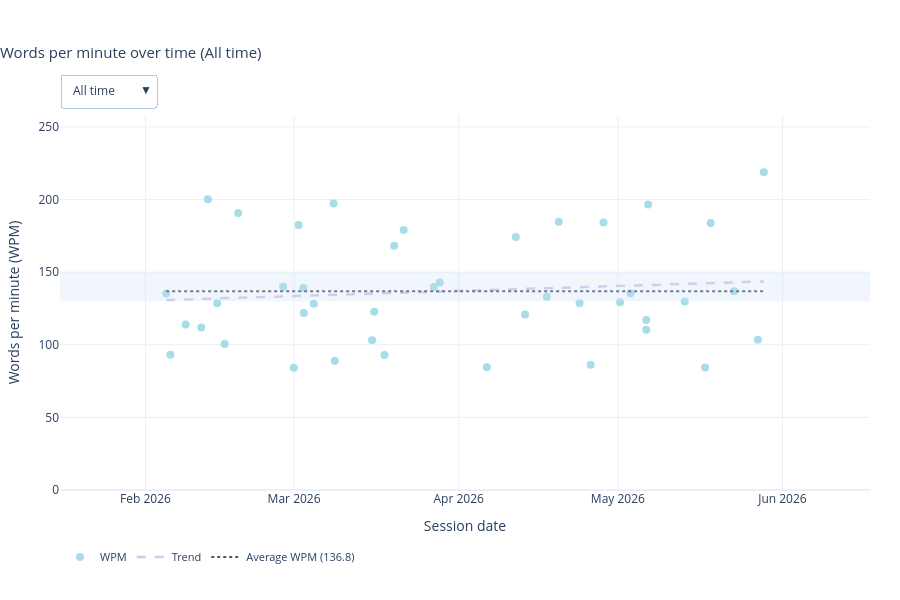

The notebook cell this image was saved under:
### Code cell
# Plot 4: Interactive WPM over time with time frame selector.
import plotly.graph_objects as go
from dateutil.relativedelta import relativedelta
from datetime import timedelta

if not records:
    print('No recordings available to plot.')
else:
    wpm_records = [r for r in records if np.isfinite(r['wpm'])]
    if not wpm_records:
        print('No WPM values available to plot.')
    else:
        today_datetime = datetime.combine(TODAY, datetime.min.time())

        monday_this_week = today_datetime - timedelta(days=today_datetime.weekday())
        sunday_this_week = monday_this_week + timedelta(days=6)
        monday_last_week = monday_this_week - timedelta(days=7)
        sunday_last_week = monday_last_week + timedelta(days=6)

        time_frames = {
            'This week':  ('week',   monday_this_week,                         sunday_this_week),
            'Last week':  ('week',   monday_last_week,                         sunday_last_week),
            'Month':      ('month',  today_datetime.replace(day=1),            today_datetime),
            '6 months':   ('period', today_datetime - relativedelta(months=6), today_datetime),
            'Year':       ('period', today_datetime.replace(month=1, day=1),   today_datetime),
            'All time':   ('all',    None,                                      None),
        }

        XFMT = {
            'This week':  ('%a %d', 86400000),
            'Last week':  ('%a %d', 86400000),
            'Month':      ('%b %d', None),
            '6 months':   ('%b %Y', 'M1'),
            'Year':       ('%b',    'M1'),
            'All time':   ('%b %Y', 'M1'),
        }

        target_low, target_high = 130.0, 150.0

        def get_filtered_wpm(frame_type, start_date, end_date):
            if frame_type == 'all':
                return wpm_records
            return [r for r in wpm_records if start_date <= r['recording_dt'] <= end_date]

        def xaxis_range(frame_type, start_date, end_date):
            if frame_type == 'all':
                dts = [r['recording_dt'] for r in wpm_records]
                pad = timedelta(days=20)
                return [(min(dts) - pad).isoformat(), (max(dts) + pad).isoformat()]
            pad = timedelta(days=1)
            return [(start_date - pad).isoformat(), (end_date + pad).isoformat()]

        NO_DATA_ANNOTATION = dict(
        text='No recordings in this timeframe',
        xref='paper', yref='paper',
        x=0.5, y=0.5,
        showarrow=False,
        font=dict(size=17, color='#aaaaaa'),
        xanchor='center', yanchor='middle',
    )

        frame_data = {}
        for frame_name, (frame_type, start_date, end_date) in time_frames.items():
            filtered = get_filtered_wpm(frame_type, start_date, end_date)
            if not filtered:
                frame_data[frame_name] = {
                    'empty': True, 'y_max': 200.0,
                    'x_range': xaxis_range(frame_type, start_date, end_date),
                }
            else:
                dates  = [r['recording_dt'] for r in filtered]
                wpm_v  = np.array([r['wpm'] for r in filtered], dtype=float)
                labels = [r['recording_label'] for r in filtered]
                avg    = float(np.mean(wpm_v))
                if len(wpm_v) >= 2:
                    dn    = mdates.date2num(dates)
                    trend = np.polyval(np.polyfit(dn, wpm_v, 1), dn)
                else:
                    trend = wpm_v.copy()
                frame_data[frame_name] = {
                    'empty': False, 'dates': dates, 'wpm_v': wpm_v,
                    'avg': avg, 'trend': trend, 'labels': labels,
                    'y_max': max(180.0, float(np.nanmax(wpm_v)) * 1.18),
                    'x_range': xaxis_range(frame_type, start_date, end_date),
                }

        default_frame = 'All time'
        dd = frame_data[default_frame]

        fig = go.Figure()

        # Recommended range: paper-coord shape so it always spans full width
        fig.add_shape(
            type='rect',
            xref='paper', x0=0, x1=1,
            yref='y',     y0=target_low, y1=target_high,
            fillcolor='rgba(197,217,242,0.25)', line_width=0,
        )

        if not dd['empty']:
            fig.add_trace(go.Scatter(
                x=dd['dates'], y=dd['wpm_v'], name='WPM', mode='markers',
                marker=dict(size=8, color=COLORS['teal']),
                customdata=np.column_stack([dd['labels'], dd['wpm_v']]),
                hovertemplate='<b>%{customdata[0]}</b><br>Date: %{x|%b %d, %Y}<br>WPM: %{customdata[1]:.1f}<extra></extra>',
            ))
            fig.add_trace(go.Scatter(
                x=dd['dates'], y=dd['trend'], name='Trend', mode='lines',
                line=dict(color=COLORS['lavender'], width=2.5, dash='dash'),
                hovertemplate='%{x|%b %d, %Y}<br>Trend: %{y:.1f}<extra></extra>',
            ))
            fig.add_trace(go.Scatter(
                x=dd['dates'], y=np.full(len(dd['dates']), dd['avg']),
                name=f"Average WPM ({dd['avg']:.1f})", mode='lines',
                line=dict(color=COLORS['ink'], width=2, dash='dot'),
                hovertemplate='Average: %{y:.1f}<extra></extra>',
            ))
        else:
            for n in ('WPM', 'Trend', 'Average WPM'):
                fig.add_trace(go.Scatter(x=[], y=[], name=n, mode='markers'))


        timeframe_buttons = []
        for frame_name, (frame_type, start_date, end_date) in time_frames.items():
            fdata = frame_data[frame_name]
            fmt, dtick = XFMT[frame_name]
            if fdata['empty']:
                trace_update = {'x': [[], [], []], 'y': [[], [], []],
                                'name': ['WPM', 'Trend', 'Average WPM']}
            else:
                trace_update = {
                    'x': [fdata['dates'], fdata['dates'], fdata['dates']],
                    'y': [fdata['wpm_v'], fdata['trend'],
                          np.full(len(fdata['dates']), fdata['avg'])],
                    'customdata': [np.column_stack([fdata['labels'], fdata['wpm_v']]), None, None],
                    'name': ['WPM', 'Trend', f"Average WPM ({fdata['avg']:.1f})"],
                }
            layout_update = {
                'title.text':       f'Words per minute over time ({frame_name})',
                'xaxis.tickformat': fmt,
                'xaxis.range':      fdata['x_range'],
                'yaxis.range':      [0, fdata['y_max']],
            }
            if dtick is not None:
                layout_update['xaxis.dtick'] = dtick
            else:
                layout_update['xaxis.dtick'] = None
            layout_update['annotations'] = [NO_DATA_ANNOTATION] if fdata['empty'] else []
            timeframe_buttons.append({
                'label': frame_name, 'method': 'update',
                'args': [trace_update, layout_update],
            })

        default_fmt, default_dtick = XFMT[default_frame]

        fig.update_layout(
            title=dict(text=f'Words per minute over time ({default_frame})',
                       x=0.0, xanchor='left', font=dict(size=15)),
            xaxis=dict(title='Session date', tickformat=default_fmt, dtick=default_dtick,
                       range=dd['x_range'] if not dd['empty'] else [None, None]),
            yaxis=dict(title='Words per minute (WPM)',
                       range=[0, dd['y_max'] if not dd['empty'] else 200.0]),
            template='plotly_white', height=600, hovermode='closest',
            annotations=[] if not dd['empty'] else [NO_DATA_ANNOTATION],
            legend=dict(orientation='h', yanchor='top', y=-0.14, xanchor='left', x=0, font=dict(size=11)),
            margin=dict(b=110, t=115, l=60, r=30),
            updatemenus=[{
                'buttons': timeframe_buttons, 'active': 5, 'direction': 'down', 'showactive': True,
                'x': 0.0, 'xanchor': 'left', 'y': 1.0, 'yanchor': 'bottom',
                'pad': {'b': 8}, 'bgcolor': 'white', 'bordercolor': '#B7C7E5', 'borderwidth': 1,
            }],
        )
        fig.show()

### Figure 1 — Plotly figure (JSON) as saved in the notebook; plotly's stock layout.template omitted (floating-point values rounded to 4 significant figures)
{"data": [{"customdata": [["fake 1", "135.35"], ["fake 2", "93.19"], ["Recording 2 4", "113.92"], ["LongerTesting", "111.92"], ["fake 3", "200.21"], ["fake 4", "128.53"], ["fake 5", "100.49"], ["fake 6", "190.66"], ["fake 7", "140.0"], ["fake 8", "84.14"], ["fake 9", "182.45"], ["Spain", "139.05"], ["fake 10", "121.83"], ["fake 11", "128.16"], ["fake 12", "197.23"], ["Recording 2", "88.99"], ["Valencia Trip", "103.11"], ["Skii Trip So Good", "122.68"], ["Recording 133 14", "92.92"], ["singapore", "168.18"], ["Recording 2 2", "178.98"], ["fake 13", "139.71"], ["Recording 2 3", "142.86"], ["fake 14", "84.48"], ["fake 15", "174.24"], ["fake 16", "120.75"], ["fake 17", "132.99"], ["fake 18", "184.6"], ["fake 19", "128.62"], ["fake 20", "86.27"], ["fake 21", "184.16"], ["fake 22", "129.29"], ["fake 23", "135.47"], ["Final Presentation 1", "110.3"], ["Presentation 2", "117.07"], ["fake 24", "196.52"], ["fake 25", "129.83"], ["fake 26", "84.37"], ["fake 27", "183.78"], ["fake 28", "136.83"], ["fake 29", "103.35"], ["fake 30", "218.77"]], "hovertemplate": "<b>%{customdata[0]}</b><br>Date: %{x|%b %d, %Y}<br>WPM: %{customdata[1]:.1f}<extra></extra>", "marker": {"color": "#A6DDE8", "size": 8}, "mode": "markers", "name": "WPM", "type": "scatter", "x": ["2026-02-04T21:33:37", "2026-02-05T16:40:22", "2026-02-08T13:32:37", "2026-02-11T12:22:54", "2026-02-12T18:10:40", "2026-02-14T12:09:22", "2026-02-15T21:52:36", "2026-02-18T11:16:54", "2026-02-26T22:17:24", "2026-02-28T22:56:39", "2026-03-01T20:31:04", "2026-03-02T17:41:13", "2026-03-02T20:13:59", "2026-03-04T16:48:26", "2026-03-08T10:29:07", "2026-03-08T15:51:49", "2026-03-15T16:42:13", "2026-03-16T02:34:06", "2026-03-18T00:44:47", "2026-03-19T20:08:54", "2026-03-21T15:30:38", "2026-03-27T07:52:28", "2026-03-28T10:22:06", "2026-04-06T07:13:08", "2026-04-11T18:07:40", "2026-04-13T12:17:18", "2026-04-17T14:34:50", "2026-04-19T20:46:42", "2026-04-23T18:33:22", "2026-04-25T21:01:21", "2026-04-28T07:03:59", "2026-05-01T10:00:54", "2026-05-03T09:14:24", "2026-05-06T08:19:38", "2026-05-06T08:24:56", "2026-05-06T16:51:33", "2026-05-13T14:00:36", "2026-05-17T10:30:51", "2026-05-18T11:13:11", "2026-05-22T20:50:21", "2026-05-27T08:52:51", "2026-05-28T11:47:49"], "y": [135.3, 93.19, 113.9, 111.9, 200.2, 128.5, 100.5, 190.7, 140.0, 84.14, 182.4, 139.1, 121.8, 128.2, 197.2, 88.99, 103.1, 122.7, 92.92, 168.2, 179.0, 139.7, 142.9, 84.48, 174.2, 120.8, 133.0, 184.6, 128.6, 86.27, 184.2, 129.3, 135.5, 110.3, 117.1, 196.5, 129.8, 84.37, 183.8, 136.8, 103.3, 218.8]}, {"hovertemplate": "%{x|%b %d, %Y}<br>Trend: %{y:.1f}<extra></extra>", "line": {"color": "#D6C7EE", "dash": "dash", "width": 2.5}, "mode": "lines", "name": "Trend", "type": "scatter", "x": ["2026-02-04T21:33:37", "2026-02-05T16:40:22", "2026-02-08T13:32:37", "2026-02-11T12:22:54", "2026-02-12T18:10:40", "2026-02-14T12:09:22", "2026-02-15T21:52:36", "2026-02-18T11:16:54", "2026-02-26T22:17:24", "2026-02-28T22:56:39", "2026-03-01T20:31:04", "2026-03-02T17:41:13", "2026-03-02T20:13:59", "2026-03-04T16:48:26", "2026-03-08T10:29:07", "2026-03-08T15:51:49", "2026-03-15T16:42:13", "2026-03-16T02:34:06", "2026-03-18T00:44:47", "2026-03-19T20:08:54", "2026-03-21T15:30:38", "2026-03-27T07:52:28", "2026-03-28T10:22:06", "2026-04-06T07:13:08", "2026-04-11T18:07:40", "2026-04-13T12:17:18", "2026-04-17T14:34:50", "2026-04-19T20:46:42", "2026-04-23T18:33:22", "2026-04-25T21:01:21", "2026-04-28T07:03:59", "2026-05-01T10:00:54", "2026-05-03T09:14:24", "2026-05-06T08:19:38", "2026-05-06T08:24:56", "2026-05-06T16:51:33", "2026-05-13T14:00:36", "2026-05-17T10:30:51", "2026-05-18T11:13:11", "2026-05-22T20:50:21", "2026-05-27T08:52:51", "2026-05-28T11:47:49"], "y": [130.8, 130.8, 131.2, 131.5, 131.7, 131.9, 132.0, 132.3, 133.3, 133.5, 133.6, 133.7, 133.7, 133.9, 134.4, 134.4, 135.2, 135.2, 135.4, 135.7, 135.9, 136.5, 136.6, 137.6, 138.3, 138.5, 138.9, 139.2, 139.6, 139.9, 140.1, 140.5, 140.7, 141.1, 141.1, 141.1, 141.9, 142.3, 142.4, 142.9, 143.5, 143.6]}, {"hovertemplate": "Average: %{y:.1f}<extra></extra>", "line": {"color": "#4E5A67", "dash": "dot", "width": 2}, "mode": "lines", "name": "Average WPM (136.8)", "type": "scatter", "x": ["2026-02-04T21:33:37", "2026-02-05T16:40:22", "2026-02-08T13:32:37", "2026-02-11T12:22:54", "2026-02-12T18:10:40", "2026-02-14T12:09:22", "2026-02-15T21:52:36", "2026-02-18T11:16:54", "2026-02-26T22:17:24", "2026-02-28T22:56:39", "2026-03-01T20:31:04", "2026-03-02T17:41:13", "2026-03-02T20:13:59", "2026-03-04T16:48:26", "2026-03-08T10:29:07", "2026-03-08T15:51:49", "2026-03-15T16:42:13", "2026-03-16T02:34:06", "2026-03-18T00:44:47", "2026-03-19T20:08:54", "2026-03-21T15:30:38", "2026-03-27T07:52:28", "2026-03-28T10:22:06", "2026-04-06T07:13:08", "2026-04-11T18:07:40", "2026-04-13T12:17:18", "2026-04-17T14:34:50", "2026-04-19T20:46:42", "2026-04-23T18:33:22", "2026-04-25T21:01:21", "2026-04-28T07:03:59", "2026-05-01T10:00:54", "2026-05-03T09:14:24", "2026-05-06T08:19:38", "2026-05-06T08:24:56", "2026-05-06T16:51:33", "2026-05-13T14:00:36", "2026-05-17T10:30:51", "2026-05-18T11:13:11", "2026-05-22T20:50:21", "2026-05-27T08:52:51", "2026-05-28T11:47:49"], "y": [136.8, 136.8, 136.8, 136.8, 136.8, 136.8, 136.8, 136.8, 136.8, 136.8, 136.8, 136.8, 136.8, 136.8, 136.8, 136.8, 136.8, 136.8, 136.8, 136.8, 136.8, 136.8, 136.8, 136.8, 136.8, 136.8, 136.8, 136.8, 136.8, 136.8, 136.8, 136.8, 136.8, 136.8, 136.8, 136.8, 136.8, 136.8, 136.8, 136.8, 136.8, 136.8]}], "layout": {"height": 600, "hovermode": "closest", "legend": {"font": {"size": 11}, "orientation": "h", "x": 0, "xanchor": "left", "y": -0.14, "yanchor": "top"}, "margin": {"b": 110, "l": 60, "r": 30, "t": 115}, "shapes": [{"fillcolor": "rgba(197,217,242,0.25)", "line": {"width": 0}, "type": "rect", "x0": 0, "x1": 1, "xref": "paper", "y0": 130, "y1": 150, "yref": "y"}], "title": {"font": {"size": 15}, "text": "Words per minute over time (All time)", "x": 0, "xanchor": "left"}, "updatemenus": [{"active": 5, "bgcolor": "white", "bordercolor": "#B7C7E5", "borderwidth": 1, "buttons": [{"args": [{"customdata": [[["Final Presentation 1", "110.3"], ["Presentation 2", "117.07"], ["fake 24", "196.52"]], null, null], "name": ["WPM", "Trend", "Average WPM (141.3)"], "x": [["2026-05-06T08:19:38", "2026-05-06T08:24:56", "2026-05-06T16:51:33"], ["2026-05-06T08:19:38", "2026-05-06T08:24:56", "2026-05-06T16:51:33"], ["2026-05-06T08:19:38", "2026-05-06T08:24:56", "2026-05-06T16:51:33"]], "y": [[110.3, 117.1, 196.5], [113.2, 114.1, 196.6], [141.3, 141.3, 141.3]]}, {"annotations": [], "title.text": "Words per minute over time (This week)", "xaxis.dtick": 86400000, "xaxis.range": ["2026-05-03T00:00:00", "2026-05-11T00:00:00"], "xaxis.tickformat": "%a %d", "yaxis.range": [0, 231.9]}], "label": "This week", "method": "update"}, {"args": [{"customdata": [[["fake 21", "184.16"], ["fake 22", "129.29"]], null, null], "name": ["WPM", "Trend", "Average WPM (156.7)"], "x": [["2026-04-28T07:03:59", "2026-05-01T10:00:54"], ["2026-04-28T07:03:59", "2026-05-01T10:00:54"], ["2026-04-28T07:03:59", "2026-05-01T10:00:54"]], "y": [[184.2, 129.3], [184.2, 129.3], [156.7, 156.7]]}, {"annotations": [], "title.text": "Words per minute over time (Last week)", "xaxis.dtick": 86400000, "xaxis.range": ["2026-04-26T00:00:00", "2026-05-04T00:00:00"], "xaxis.tickformat": "%a %d", "yaxis.range": [0, 217.3]}], "label": "Last week", "method": "update"}, {"args": [{"customdata": [[["fake 22", "129.29"], ["fake 23", "135.47"]], null, null], "name": ["WPM", "Trend", "Average WPM (132.4)"], "x": [["2026-05-01T10:00:54", "2026-05-03T09:14:24"], ["2026-05-01T10:00:54", "2026-05-03T09:14:24"], ["2026-05-01T10:00:54", "2026-05-03T09:14:24"]], "y": [[129.3, 135.5], [129.3, 135.5], [132.4, 132.4]]}, {"annotations": [], "title.text": "Words per minute over time (Month)", "xaxis.dtick": null, "xaxis.range": ["2026-04-30T00:00:00", "2026-05-07T00:00:00"], "xaxis.tickformat": "%b %d", "yaxis.range": [0, 180]}], "label": "Month", "method": "update"}, {"args": [{"customdata": [[["fake 1", "135.35"], ["fake 2", "93.19"], ["Recording 2 4", "113.92"], ["LongerTesting", "111.92"], ["fake 3", "200.21"], ["fake 4", "128.53"], ["fake 5", "100.49"], ["fake 6", "190.66"], ["fake 7", "140.0"], ["fake 8", "84.14"], ["fake 9", "182.45"], ["Spain", "139.05"], ["fake 10", "121.83"], ["fake 11", "128.16"], ["fake 12", "197.23"], ["Recording 2", "88.99"], ["Valencia Trip", "103.11"], ["Skii Trip So Good", "122.68"], ["Recording 133 14", "92.92"], ["singapore", "168.18"], ["Recording 2 2", "178.98"], ["fake 13", "139.71"], ["Recording 2 3", "142.86"], ["fake 14", "84.48"], ["fake 15", "174.24"], ["fake 16", "120.75"], ["fake 17", "132.99"], ["fake 18", "184.6"], ["fake 19", "128.62"], ["fake 20", "86.27"], ["fake 21", "184.16"], ["fake 22", "129.29"], ["fake 23", "135.47"]], null, null], "name": ["WPM", "Trend", "Average WPM (135.3)"], "x": [["2026-02-04T21:33:37", "2026-02-05T16:40:22", "2026-02-08T13:32:37", "2026-02-11T12:22:54", "2026-02-12T18:10:40", "2026-02-14T12:09:22", "2026-02-15T21:52:36", "2026-02-18T11:16:54", "2026-02-26T22:17:24", "2026-02-28T22:56:39", "2026-03-01T20:31:04", "2026-03-02T17:41:13", "2026-03-02T20:13:59", "2026-03-04T16:48:26", "2026-03-08T10:29:07", "2026-03-08T15:51:49", "2026-03-15T16:42:13", "2026-03-16T02:34:06", "2026-03-18T00:44:47", "2026-03-19T20:08:54", "2026-03-21T15:30:38", "2026-03-27T07:52:28", "2026-03-28T10:22:06", "2026-04-06T07:13:08", "2026-04-11T18:07:40", "2026-04-13T12:17:18", "2026-04-17T14:34:50", "2026-04-19T20:46:42", "2026-04-23T18:33:22", "2026-04-25T21:01:21", "2026-04-28T07:03:59", "2026-05-01T10:00:54", "2026-05-03T09:14:24"], ["2026-02-04T21:33:37", "2026-02-05T16:40:22", "2026-02-08T13:32:37", "2026-02-11T12:22:54", "2026-02-12T18:10:40", "2026-02-14T12:09:22", "2026-02-15T21:52:36", "2026-02-18T11:16:54", "2026-02-26T22:17:24", "2026-02-28T22:56:39", "2026-03-01T20:31:04", "2026-03-02T17:41:13", "2026-03-02T20:13:59", "2026-03-04T16:48:26", "2026-03-08T10:29:07", "2026-03-08T15:51:49", "2026-03-15T16:42:13", "2026-03-16T02:34:06", "2026-03-18T00:44:47", "2026-03-19T20:08:54", "2026-03-21T15:30:38", "2026-03-27T07:52:28", "2026-03-28T10:22:06", "2026-04-06T07:13:08", "2026-04-11T18:07:40", "2026-04-13T12:17:18", "2026-04-17T14:34:50", "2026-04-19T20:46:42", "2026-04-23T18:33:22", "2026-04-25T21:01:21", "2026-04-28T07:03:59", "2026-05-01T10:00:54", "2026-05-03T09:14:24"], ["2026-02-04T21:33:37", "2026-02-05T16:40:22", "2026-02-08T13:32:37", "2026-02-11T12:22:54", "2026-02-12T18:10:40", "2026-02-14T12:09:22", "2026-02-15T21:52:36", "2026-02-18T11:16:54", "2026-02-26T22:17:24", "2026-02-28T22:56:39", "2026-03-01T20:31:04", "2026-03-02T17:41:13", "2026-03-02T20:13:59", "2026-03-04T16:48:26", "2026-03-08T10:29:07", "2026-03-08T15:51:49", "2026-03-15T16:42:13", "2026-03-16T02:34:06", "2026-03-18T00:44:47", "2026-03-19T20:08:54", "2026-03-21T15:30:38", "2026-03-27T07:52:28", "2026-03-28T10:22:06", "2026-04-06T07:13:08", "2026-04-11T18:07:40", "2026-04-13T12:17:18", "2026-04-17T14:34:50", "2026-04-19T20:46:42", "2026-04-23T18:33:22", "2026-04-25T21:01:21", "2026-04-28T07:03:59", "2026-05-01T10:00:54", "2026-05-03T09:14:24"]], "y": [[135.3, 93.19, 113.9, 111.9, 200.2, 128.5, 100.5, 190.7, 140, 84.14, 182.4, 139.1, 121.8, 128.2, 197.2, 88.99, 103.1, 122.7, 92.92, 168.2, 179.0, 139.7, 142.9, 84.48, 174.2, 120.8, 133.0, 184.6, 128.6, 86.27, 184.2, 129.3, 135.5], [131.7, 131.7, 132.0, 132.3, 132.4, 132.5, 132.7, 132.9, 133.7, 133.8, 133.9, 134.0, 134.0, 134.2, 134.5, 134.5, 135.2, 135.2, 135.4, 135.6, 135.7, 136.2, 136.3, 137.1, 137.6, 137.8, 138.2, 138.4, 138.7, 138.9, 139.1, 139.4, 139.6], [135.3, 135.3, 135.3, 135.3, 135.3, 135.3, 135.3, 135.3, 135.3, 135.3, 135.3, 135.3, 135.3, 135.3, 135.3, 135.3, 135.3, 135.3, 135.3, 135.3, 135.3, 135.3, 135.3, 135.3, 135.3, 135.3, 135.3, 135.3, 135.3, 135.3, 135.3, 135.3, 135.3]]}, {"annotations": [], "title.text": "Words per minute over time (6 months)", "xaxis.dtick": "M1", "xaxis.range": ["2025-11-05T00:00:00", "2026-05-07T00:00:00"], "xaxis.tickformat": "%b %Y", "yaxis.range": [0, 236.2]}], "label": "6 months", "method": "update"}, {"args": [{"customdata": [[["fake 1", "135.35"], ["fake 2", "93.19"], ["Recording 2 4", "113.92"], ["LongerTesting", "111.92"], ["fake 3", "200.21"], ["fake 4", "128.53"], ["fake 5", "100.49"], ["fake 6", "190.66"], ["fake 7", "140.0"], ["fake 8", "84.14"], ["fake 9", "182.45"], ["Spain", "139.05"], ["fake 10", "121.83"], ["fake 11", "128.16"], ["fake 12", "197.23"], ["Recording 2", "88.99"], ["Valencia Trip", "103.11"], ["Skii Trip So Good", "122.68"], ["Recording 133 14", "92.92"], ["singapore", "168.18"], ["Recording 2 2", "178.98"], ["fake 13", "139.71"], ["Recording 2 3", "142.86"], ["fake 14", "84.48"], ["fake 15", "174.24"], ["fake 16", "120.75"], ["fake 17", "132.99"], ["fake 18", "184.6"], ["fake 19", "128.62"], ["fake 20", "86.27"], ["fake 21", "184.16"], ["fake 22", "129.29"], ["fake 23", "135.47"]], null, null], "name": ["WPM", "Trend", "Average WPM (135.3)"], "x": [["2026-02-04T21:33:37", "2026-02-05T16:40:22", "2026-02-08T13:32:37", "2026-02-11T12:22:54", "2026-02-12T18:10:40", "2026-02-14T12:09:22", "2026-02-15T21:52:36", "2026-02-18T11:16:54", "2026-02-26T22:17:24", "2026-02-28T22:56:39", "2026-03-01T20:31:04", "2026-03-02T17:41:13", "2026-03-02T20:13:59", "2026-03-04T16:48:26", "2026-03-08T10:29:07", "2026-03-08T15:51:49", "2026-03-15T16:42:13", "2026-03-16T02:34:06", "2026-03-18T00:44:47", "2026-03-19T20:08:54", "2026-03-21T15:30:38", "2026-03-27T07:52:28", "2026-03-28T10:22:06", "2026-04-06T07:13:08", "2026-04-11T18:07:40", "2026-04-13T12:17:18", "2026-04-17T14:34:50", "2026-04-19T20:46:42", "2026-04-23T18:33:22", "2026-04-25T21:01:21", "2026-04-28T07:03:59", "2026-05-01T10:00:54", "2026-05-03T09:14:24"], ["2026-02-04T21:33:37", "2026-02-05T16:40:22", "2026-02-08T13:32:37", "2026-02-11T12:22:54", "2026-02-12T18:10:40", "2026-02-14T12:09:22", "2026-02-15T21:52:36", "2026-02-18T11:16:54", "2026-02-26T22:17:24", "2026-02-28T22:56:39", "2026-03-01T20:31:04", "2026-03-02T17:41:13", "2026-03-02T20:13:59", "2026-03-04T16:48:26", "2026-03-08T10:29:07", "2026-03-08T15:51:49", "2026-03-15T16:42:13", "2026-03-16T02:34:06", "2026-03-18T00:44:47", "2026-03-19T20:08:54", "2026-03-21T15:30:38", "2026-03-27T07:52:28", "2026-03-28T10:22:06", "2026-04-06T07:13:08", "2026-04-11T18:07:40", "2026-04-13T12:17:18", "2026-04-17T14:34:50", "2026-04-19T20:46:42", "2026-04-23T18:33:22", "2026-04-25T21:01:21", "2026-04-28T07:03:59", "2026-05-01T10:00:54", "2026-05-03T09:14:24"], ["2026-02-04T21:33:37", "2026-02-05T16:40:22", "2026-02-08T13:32:37", "2026-02-11T12:22:54", "2026-02-12T18:10:40", "2026-02-14T12:09:22", "2026-02-15T21:52:36", "2026-02-18T11:16:54", "2026-02-26T22:17:24", "2026-02-28T22:56:39", "2026-03-01T20:31:04", "2026-03-02T17:41:13", "2026-03-02T20:13:59", "2026-03-04T16:48:26", "2026-03-08T10:29:07", "2026-03-08T15:51:49", "2026-03-15T16:42:13", "2026-03-16T02:34:06", "2026-03-18T00:44:47", "2026-03-19T20:08:54", "2026-03-21T15:30:38", "2026-03-27T07:52:28", "2026-03-28T10:22:06", "2026-04-06T07:13:08", "2026-04-11T18:07:40", "2026-04-13T12:17:18", "2026-04-17T14:34:50", "2026-04-19T20:46:42", "2026-04-23T18:33:22", "2026-04-25T21:01:21", "2026-04-28T07:03:59", "2026-05-01T10:00:54", "2026-05-03T09:14:24"]], "y": [[135.3, 93.19, 113.9, 111.9, 200.2, 128.5, 100.5, 190.7, 140, 84.14, 182.4, 139.1, 121.8, 128.2, 197.2, 88.99, 103.1, 122.7, 92.92, 168.2, 179.0, 139.7, 142.9, 84.48, 174.2, 120.8, 133.0, 184.6, 128.6, 86.27, 184.2, 129.3, 135.5], [131.7, 131.7, 132.0, 132.3, 132.4, 132.5, 132.7, 132.9, 133.7, 133.8, 133.9, 134.0, 134.0, 134.2, 134.5, 134.5, 135.2, 135.2, 135.4, 135.6, 135.7, 136.2, 136.3, 137.1, 137.6, 137.8, 138.2, 138.4, 138.7, 138.9, 139.1, 139.4, 139.6], [135.3, 135.3, 135.3, 135.3, 135.3, 135.3, 135.3, 135.3, 135.3, 135.3, 135.3, 135.3, 135.3, 135.3, 135.3, 135.3, 135.3, 135.3, 135.3, 135.3, 135.3, 135.3, 135.3, 135.3, 135.3, 135.3, 135.3, 135.3, 135.3, 135.3, 135.3, 135.3, 135.3]]}, {"annotations": [], "title.text": "Words per minute over time (Year)", "xaxis.dtick": "M1", "xaxis.range": ["2025-12-31T00:00:00", "2026-05-07T00:00:00"], "xaxis.tickformat": "%b", "yaxis.range": [0, 236.2]}], "label": "Year", "method": "update"}, {"args": [{"customdata": [[["fake 1", "135.35"], ["fake 2", "93.19"], ["Recording 2 4", "113.92"], ["LongerTesting", "111.92"], ["fake 3", "200.21"], ["fake 4", "128.53"], ["fake 5", "100.49"], ["fake 6", "190.66"], ["fake 7", "140.0"], ["fake 8", "84.14"], ["fake 9", "182.45"], ["Spain", "139.05"], ["fake 10", "121.83"], ["fake 11", "128.16"], ["fake 12", "197.23"], ["Recording 2", "88.99"], ["Valencia Trip", "103.11"], ["Skii Trip So Good", "122.68"], ["Recording 133 14", "92.92"], ["singapore", "168.18"], ["Recording 2 2", "178.98"], ["fake 13", "139.71"], ["Recording 2 3", "142.86"], ["fake 14", "84.48"], ["fake 15", "174.24"], ["fake 16", "120.75"], ["fake 17", "132.99"], ["fake 18", "184.6"], ["fake 19", "128.62"], ["fake 20", "86.27"], ["fake 21", "184.16"], ["fake 22", "129.29"], ["fake 23", "135.47"], ["Final Presentation 1", "110.3"], ["Presentation 2", "117.07"], ["fake 24", "196.52"], ["fake 25", "129.83"], ["fake 26", "84.37"], ["fake 27", "183.78"], ["fake 28", "136.83"], ["fake 29", "103.35"], ["fake 30", "218.77"]], null, null], "name": ["WPM", "Trend", "Average WPM (136.8)"], "x": [["2026-02-04T21:33:37", "2026-02-05T16:40:22", "2026-02-08T13:32:37", "2026-02-11T12:22:54", "2026-02-12T18:10:40", "2026-02-14T12:09:22", "2026-02-15T21:52:36", "2026-02-18T11:16:54", "2026-02-26T22:17:24", "2026-02-28T22:56:39", "2026-03-01T20:31:04", "2026-03-02T17:41:13", "2026-03-02T20:13:59", "2026-03-04T16:48:26", "2026-03-08T10:29:07", "2026-03-08T15:51:49", "2026-03-15T16:42:13", "2026-03-16T02:34:06", "2026-03-18T00:44:47", "2026-03-19T20:08:54", "2026-03-21T15:30:38", "2026-03-27T07:52:28", "2026-03-28T10:22:06", "2026-04-06T07:13:08", "2026-04-11T18:07:40", "2026-04-13T12:17:18", "2026-04-17T14:34:50", "2026-04-19T20:46:42", "2026-04-23T18:33:22", "2026-04-25T21:01:21", "2026-04-28T07:03:59", "2026-05-01T10:00:54", "2026-05-03T09:14:24", "2026-05-06T08:19:38", "2026-05-06T08:24:56", "2026-05-06T16:51:33", "2026-05-13T14:00:36", "2026-05-17T10:30:51", "2026-05-18T11:13:11", "2026-05-22T20:50:21", "2026-05-27T08:52:51", "2026-05-28T11:47:49"], ["2026-02-04T21:33:37", "2026-02-05T16:40:22", "2026-02-08T13:32:37", "2026-02-11T12:22:54", "2026-02-12T18:10:40", "2026-02-14T12:09:22", "2026-02-15T21:52:36", "2026-02-18T11:16:54", "2026-02-26T22:17:24", "2026-02-28T22:56:39", "2026-03-01T20:31:04", "2026-03-02T17:41:13", "2026-03-02T20:13:59", "2026-03-04T16:48:26", "2026-03-08T10:29:07", "2026-03-08T15:51:49", "2026-03-15T16:42:13", "2026-03-16T02:34:06", "2026-03-18T00:44:47", "2026-03-19T20:08:54", "2026-03-21T15:30:38", "2026-03-27T07:52:28", "2026-03-28T10:22:06", "2026-04-06T07:13:08", "2026-04-11T18:07:40", "2026-04-13T12:17:18", "2026-04-17T14:34:50", "2026-04-19T20:46:42", "2026-04-23T18:33:22", "2026-04-25T21:01:21", "2026-04-28T07:03:59", "2026-05-01T10:00:54", "2026-05-03T09:14:24", "2026-05-06T08:19:38", "2026-05-06T08:24:56", "2026-05-06T16:51:33", "2026-05-13T14:00:36", "2026-05-17T10:30:51", "2026-05-18T11:13:11", "2026-05-22T20:50:21", "2026-05-27T08:52:51", "2026-05-28T11:47:49"], ["2026-02-04T21:33:37", "2026-02-05T16:40:22", "2026-02-08T13:32:37", "2026-02-11T12:22:54", "2026-02-12T18:10:40", "2026-02-14T12:09:22", "2026-02-15T21:52:36", "2026-02-18T11:16:54", "2026-02-26T22:17:24", "2026-02-28T22:56:39", "2026-03-01T20:31:04", "2026-03-02T17:41:13", "2026-03-02T20:13:59", "2026-03-04T16:48:26", "2026-03-08T10:29:07", "2026-03-08T15:51:49", "2026-03-15T16:42:13", "2026-03-16T02:34:06", "2026-03-18T00:44:47", "2026-03-19T20:08:54", "2026-03-21T15:30:38", "2026-03-27T07:52:28", "2026-03-28T10:22:06", "2026-04-06T07:13:08", "2026-04-11T18:07:40", "2026-04-13T12:17:18", "2026-04-17T14:34:50", "2026-04-19T20:46:42", "2026-04-23T18:33:22", "2026-04-25T21:01:21", "2026-04-28T07:03:59", "2026-05-01T10:00:54", "2026-05-03T09:14:24", "2026-05-06T08:19:38", "2026-05-06T08:24:56", "2026-05-06T16:51:33", "2026-05-13T14:00:36", "2026-05-17T10:30:51", "2026-05-18T11:13:11", "2026-05-22T20:50:21", "2026-05-27T08:52:51", "2026-05-28T11:47:49"]], "y": [[135.3, 93.19, 113.9, 111.9, 200.2, 128.5, 100.5, 190.7, 140, 84.14, 182.4, 139.1, 121.8, 128.2, 197.2, 88.99, 103.1, 122.7, 92.92, 168.2, 179.0, 139.7, 142.9, 84.48, 174.2, 120.8, 133.0, 184.6, 128.6, 86.27, 184.2, 129.3, 135.5, 110.3, 117.1, 196.5, 129.8, 84.37, 183.8, 136.8, 103.3, 218.8], [130.8, 130.8, 131.2, 131.5, 131.7, 131.9, 132.0, 132.3, 133.3, 133.5, 133.6, 133.7, 133.7, 133.9, 134.4, 134.4, 135.2, 135.2, 135.4, 135.7, 135.9, 136.5, 136.6, 137.6, 138.3, 138.5, 138.9, 139.2, 139.6, 139.9, 140.1, 140.5, 140.7, 141.1, 141.1, 141.1, 141.9, 142.3, 142.4, 142.9, 143.5, 143.6], [136.8, 136.8, 136.8, 136.8, 136.8, 136.8, 136.8, 136.8, 136.8, 136.8, 136.8, 136.8, 136.8, 136.8, 136.8, 136.8, 136.8, 136.8, 136.8, 136.8, 136.8, 136.8, 136.8, 136.8, 136.8, 136.8, 136.8, 136.8, 136.8, 136.8, 136.8, 136.8, 136.8, 136.8, 136.8, 136.8, 136.8, 136.8, 136.8, 136.8, 136.8, 136.8]]}, {"annotations": [], "title.text": "Words per minute over time (All time)", "xaxis.dtick": "M1", "xaxis.range": ["2026-01-15T21:33:37", "2026-06-17T11:47:49"], "xaxis.tickformat": "%b %Y", "yaxis.range": [0, 258.1]}], "label": "All time", "method": "update"}], "direction": "down", "pad": {"b": 8}, "showactive": true, "x": 0, "xanchor": "left", "y": 1, "yanchor": "bottom"}], "xaxis": {"dtick": "M1", "range": ["2026-01-15T21:33:37", "2026-06-17T11:47:49"], "tickformat": "%b %Y", "title": {"text": "Session date"}}, "yaxis": {"range": [0, 258.1], "title": {"text": "Words per minute (WPM)"}}}}
